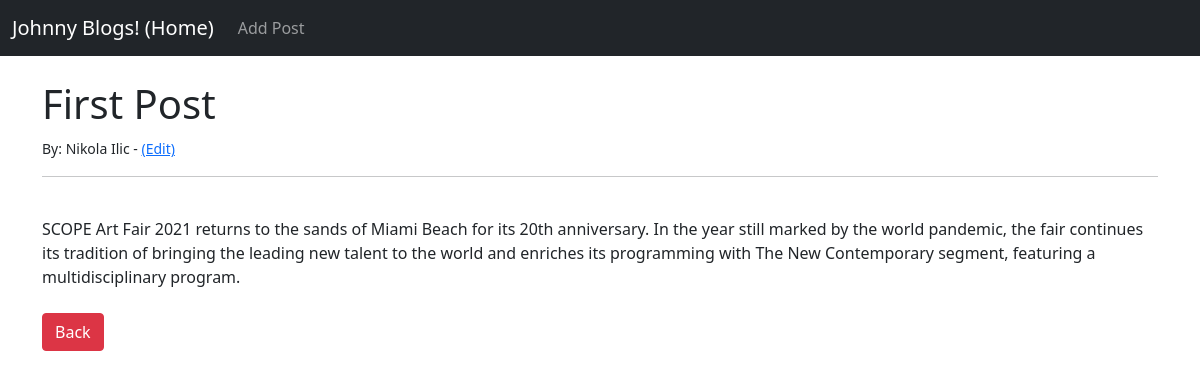
The app's page /article/1 with its own data.
### myapp/models.py (models this page shows, shortened)
class Post(models.Model):
    title  = models.CharField(max_length=255)
    title_tag = models.CharField(max_length=255)
    author = models.ForeignKey(User, on_delete=models.CASCADE)
    body   = models.TextField()

### myapp/views.py (the view)
# urls.py: path('article/<int:pk>', ArticleDetailView.as_view(), name='article-detail'),
class ArticleDetailView(DetailView):
    model = Post
    template_name = 'article_details.html'

### myapp/templates/article_details.html (shortened to what this page needs)
{% extends 'base.html' %}
{% block content %}
<h1>{{ post.title }}</h1>
<small>By: {{ post.author.first_name }}  {{ post.author.last_name }} - <a href="{% url 'update_post' post.pk %}">(Edit)</a>
</small><br>
<hr>
<br>
{{ post.body }}
<br><br/>
<a href="{% url 'home' %}" class="btn btn-danger">Back</a>
{% endblock %}

### records on screen
Post: title "First Post", author.first_name "Nikola", author.last_name "Ilic", body "SCOPE Art Fair 2021 returns to the sands of Miami Beach for its 20th anniversary. In the year still marked by the world pandemic, the fair continues its tradition of bringing the leading new talent to the world and enriches its programming with The New Contemporary segment, featuring a multidisciplinary program."
